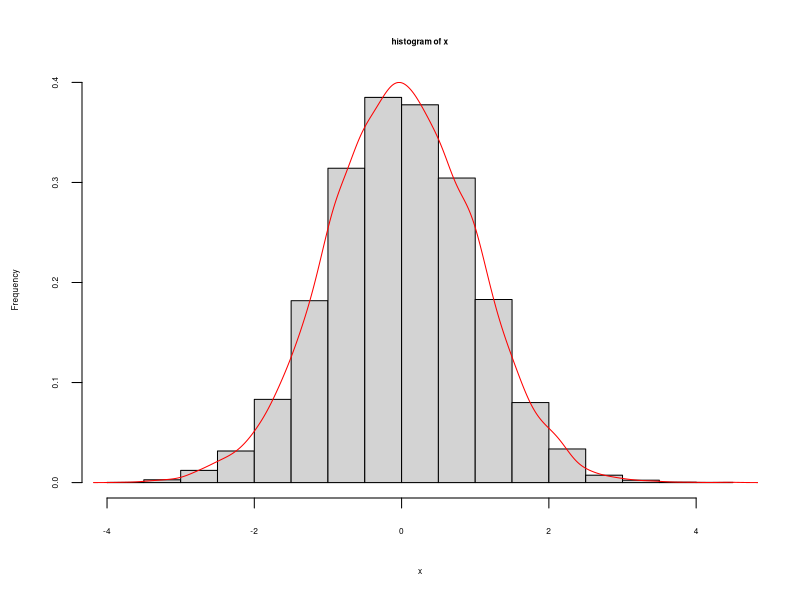

The R source for this figure:
#auto format is control shift a
# -------------------------------------------------------------------------

#General Information

x <- rnorm(10000)

Y = as.vector(x)

mean(Y)
sd(Y)
median(Y)
summary(Y)


# -------------------------------------------------------------------------

#Histogram plotting
?hist

hist(
  Y,
  main = "histogram of x",
  xlab = "x",
  ylab = "Frequency",
  prob = TRUE,
  cex.main = 0.5, #set size of name of graphics
  cex.lab = 0.5, #set size of names/labels
  cex.axis = 0.5 #set size of axis
)
lines(density(Y), col = "red")


# -------------------------------------------------------------------------










